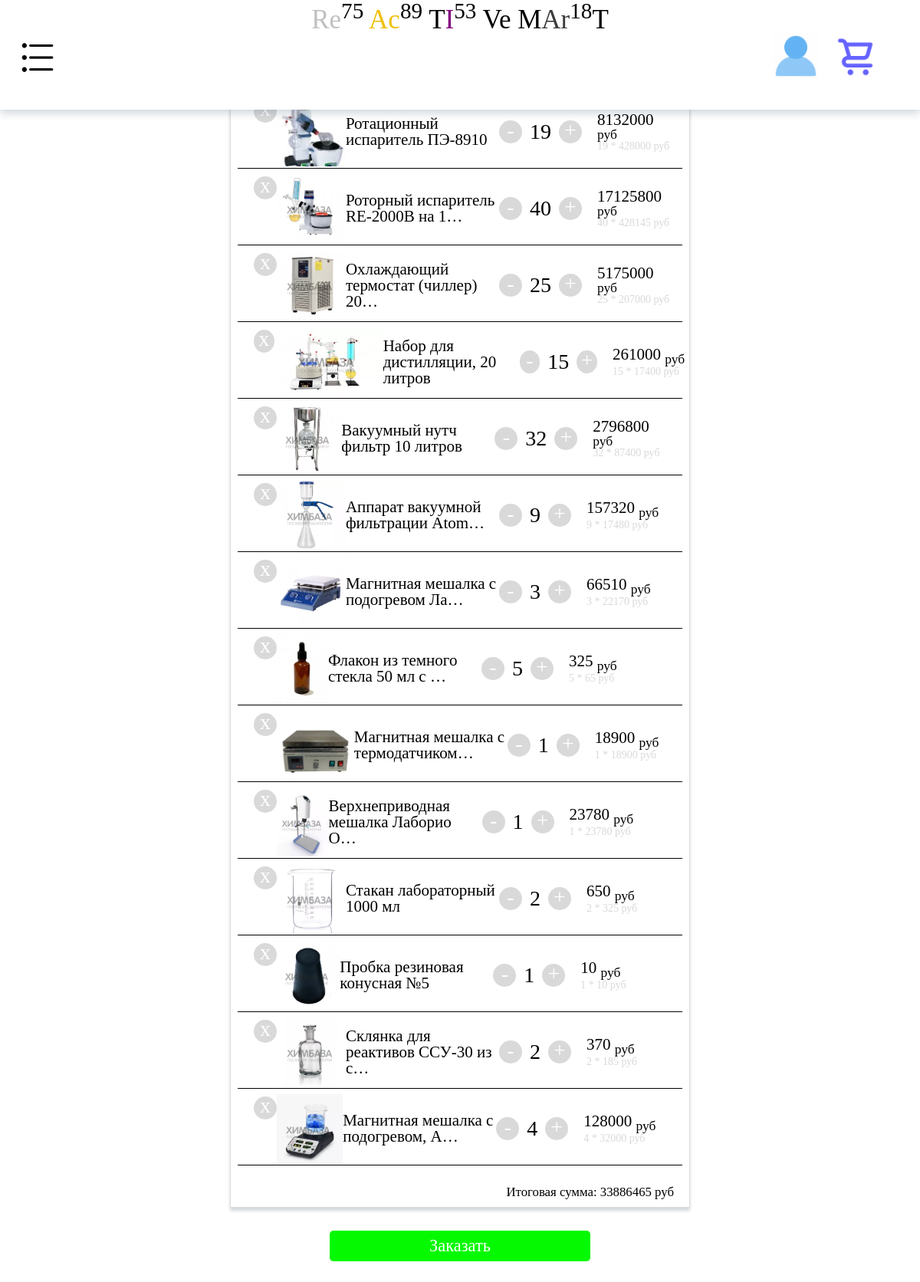
The app's page /cart/ (signed in) with its own data.
### app/models.py (models this page shows, shortened)
class Cart(models.Model):
    user = models.ForeignKey(User, on_delete=models.CASCADE)
    product = models.ForeignKey(Product, on_delete=models.CASCADE)
    quantity = models.PositiveIntegerField(default=1)
    date_added = models.DateTimeField(auto_now_add=True)
    class Meta:
        ordering = ['date_added']
    class Meta:
        unique_together = ['user', 'product']

class Product(models.Model):
    product_name = models.CharField(max_length=255,verbose_name="Название продукта")
    product_description = models.TextField(verbose_name="Описание", blank=True)
    product_price = models.DecimalField(decimal_places=0, max_digits=10,  verbose_name="Цена", default=0)
    product_image = models.ImageField(upload_to="Img/",verbose_name="Изображение продукта")
    product_slug = models.SlugField(max_length=255, unique=True,db_index=True,verbose_name="URL")
    product_physico_chemical_characteristics = models.TextField(verbose_name="Характеристики", blank=True)
    cat = models.ForeignKey('Category',on_delete=models.DO_NOTHING)
    class Meta:
        verbose_name = "Продукт"
        verbose_name_plural = "Продукты"

### app/views.py (the view)
# urls.py: path('cart/', CartPage.as_view(), name="user_cart"),
class CartPage(TemplateView):
    template_name = "app/cart.html"
    def get_context_data(self, **kwargs):
        context = super().get_context_data()
        user = self.request.user
        context["cart_items"] = Cart.objects.filter(user=user)
        context["total_amount"] = sum([cart_item.quantity * cart_item.product.product_price for cart_item in Cart.objects.filter(user=user)])
        return context
    @method_decorator(login_required)
    def dispatch(self, request, *args, **kwargs):
        return super().dispatch(request, *args, **kwargs)

### app/templatetags/app_tags.py (called while the page is built)
@register.filter()
def mul(value, arg):
    return value * arg

### app/templates/app/cart.html (shortened to what this page needs)
{% extends 'app/base.html' %}
{% load static %}
{% load app_tags %}
{% block content %}
{% if cart_items|length > 0 %}
<div class="cart-items">
	<button class="clear_cart" onclick="clearCart()">X</button>
{% for cart_item in cart_items %}
    <div class="cart-item">
        <button class="remove-item" data-item-id="{{ cart_item.id }}" onclick="removeItem(event)">x</button>
        <span class="item-img"><img src="{{cart_item.product.product_image.url}}"></span>
        <span class="item-name">{{ cart_item.product.product_name|truncatechars:34 }}</span>
        <button data-item-id="{{ cart_item.id }}" onclick="changeQuantity(event, -1, {{  cart_item.product.product_price }})" class="decrease-btn">-</button>
        <span class="item-count" id="item-quantity-{{ cart_item.id }}">{{ cart_item.quantity }}</span>
        <button data-item-id="{{ cart_item.id }}" onclick="changeQuantity(event, 1, {{  cart_item.product.product_price }})">+</button>
        <div class="price">
            <span class="item-price" id="item-price-{{ cart_item.id }}">{{ cart_item.product.product_price|mul:cart_item.quantity }} <sub>руб</sub></span>
            <span class="default-item-price" id="def-item-price-{{cart_item.pk}}">{{ cart_item.quantity }} * {{ cart_item.product.product_price }} руб</span>
        </div>
        <div class="bar"></div>
    </div>
{% endfor %}
	<span class="total-amount" id="total-amount">Итоговая сумма: {{ total_amount }} руб</span>
{% endif %}
</div>
{% if cart_items|length > 0 %}
	<div class="buy">
		<a href="{% url 'buy_cart_items' %}" class="buy">Заказать</a>
	</div>
{% endif %}
{% endblock %}

### app/static/app/css/style.css (style rules this page uses)
* { padding: 0; margin: 0; border: 0; }
*,*:before,*:after { -moz-box-sizing: border-box; -webkit-box-sizing: border-box; box-sizing: border-box; }
html,body { height: 100%; width: 100%; font-size: 100%; line-height: 1; font-size: 14px; -ms-text-size-adjust: 100%; -moz-text-size-adjust: 100%; -webkit-text-size-adjust: 100%; }
input,button,textarea { font-family:inherit; }
button { cursor: pointer; }
a, a:visited { text-decoration: none; }
img { vertical-align: top; }
.cart-items { display: flex; margin: 100px auto; flex-direction: column; width: 600px; border: 1px solid #DCDCDC; -webkit-box-shadow: 0px 4px 4px 0px rgba(34, 60, 80, 0.2); -moz-box-shadow: 0px 4px 4px 0px rgba(34, 60, 80, 0.2); box-shadow: 0px 4px 4px 0px rgba(34, 60, 80, 0.2); }
.cart-item { display: flex; align-items: center; margin-top: 10px; }
.remove-item { float: left; margin-left: 5%; font-size: 250%; margin-top: -55px; color: #757575; }
.item-img img { height: 90px; }
.item-name { display: block; font-size: 150%; width: 200px; }
.cart-item button { display: flex; align-items: center; justify-content: center; color: white; padding-bottom: 5px; font-size: 200%; background-color: #D9D9D9; border-radius: 50%; width: 30px; height: 30px; }
.item-count { font-size: 200%; margin-left: 10px; margin-right: 10px; }
.price { display: flex; flex-direction: column; }
.item-price { display: block; width: 100px; font-size: 150%; margin-left: 20px; }
.default-item-price { color: #D9D9D9; margin-left: 20px; }
.bar { position: absolute; background-color: black; align-content: center; margin-top: 95px; height: 1px; width: 580px; left: 50%; transform: translateX(-50%); }
.buy { display: flex; justify-content: center; align-items: center ; }
.buy a { text-align: center; background-color: #05F900; color: white; font-size: 160%; width: 340px; height: 40px; border-radius: 5px; margin-top: -100px; }
.total-amount { text-align: right; font-size: 120%; margin-top: 20px; margin-right: 20px; margin-bottom: 10px; }
.clear_cart { text-align: left; display: f; }
.total-amount { margin-top: 30px; font-size: 120%; }
.price { display: flex; }

### records on screen
Cart: product.product_image (picture), product.product_name "Ротационный испаритель ПЭ-8910", quantity "19", product.product_price|mul "8132000", product.product_price "428000"
Cart: product.product_image (picture), product.product_name "Роторный испаритель RE-2000B на 1…", quantity "40", product.product_price|mul "17125800", product.product_price "428145"
Cart: product.product_image (picture), product.product_name "Охлаждающий термостат (чиллер) 20…", quantity "25", product.product_price|mul "5175000", product.product_price "207000"
Cart: product.product_image (picture), product.product_name "Набор для дистилляции, 20 литров", quantity "15", product.product_price|mul "261000", product.product_price "17400"
Cart: product.product_image (picture), product.product_name "Вакуумный нутч фильтр 10 литров", quantity "32", product.product_price|mul "2796800", product.product_price "87400"
Cart: product.product_image (picture), product.product_name "Аппарат вакуумной фильтрации Atom…", quantity "9", product.product_price|mul "157320", product.product_price "17480"
Cart: product.product_image (picture), product.product_name "Магнитная мешалка с подогревом Ла…", quantity "3", product.product_price|mul "66510", product.product_price "22170"
Cart: product.product_image (picture), product.product_name "Флакон из темного стекла 50 мл с …", quantity "5", product.product_price|mul "325", product.product_price "65"
Cart: product.product_image (picture), product.product_name "Магнитная мешалка с термодатчиком…", quantity "1", product.product_price|mul "18900", product.product_price "18900"
Cart: product.product_image (picture), product.product_name "Верхнеприводная мешалка Лаборио O…", quantity "1", product.product_price|mul "23780", product.product_price "23780"
Cart: product.product_image (picture), product.product_name "Стакан лабораторный 1000 мл", quantity "2", product.product_price|mul "650", product.product_price "325"
Cart: product.product_image (picture), product.product_name "Пробка резиновая конусная №5", quantity "1", product.product_price|mul "10", product.product_price "10"
Cart: product.product_image (picture), product.product_name "Склянка для реактивов ССУ-30 из с…", quantity "2", product.product_price|mul "370", product.product_price "185"
Cart: product.product_image (picture), product.product_name "Магнитная мешалка c подогревом, A…", quantity "4", product.product_price|mul "128000", product.product_price "32000"

### other values on screen
{{ total_amount }} "33886465"
